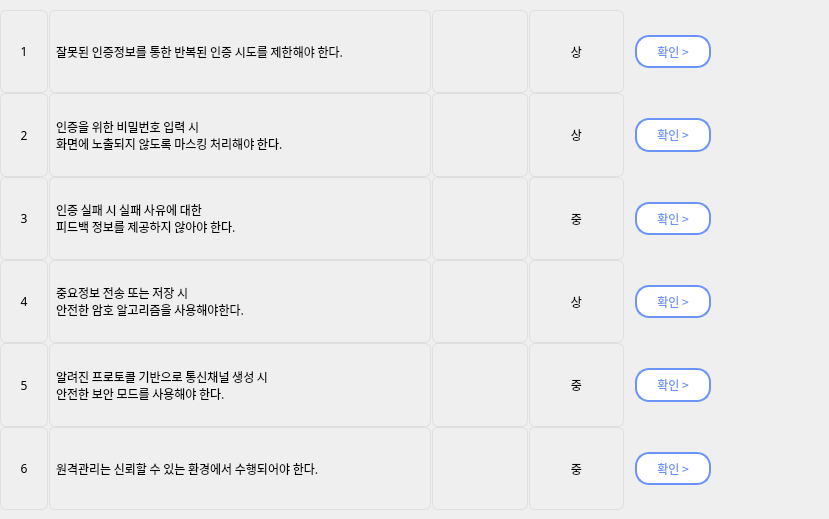
    <widget class="QWidget" name="scrollAreaWidgetContents">
     <property name="geometry">
      <rect>
       <x>0</x>
       <y>-178</y>
       <width>829</width>
       <height>519</height>
      </rect>
     </property>
     <property name="minimumSize">
      <size>
       <width>0</width>
       <height>519</height>
      </size>
     </property>
     <property name="maximumSize">
      <size>
       <width>16777215</width>
       <height>15777215</height>
      </size>
     </property>
     <property name="font">
      <font>
       <kerning>true</kerning>
      </font>
     </property>
     <widget class="QWidget" name="gridLayoutWidget_6">
      <property name="geometry">
       <rect>
        <x>0</x>
        <y>10</y>
        <width>721</width>
        <height>500</height>
       </rect>
      </property>
      <layout class="QGridLayout" name="gridLayout_10" columnstretch="1,8,2,2,2">
       <property name="sizeConstraint">
        <enum>QLayout::SetDefaultConstraint</enum>
       </property>
       <property name="leftMargin">
        <number>0</number>
       </property>
       <property name="topMargin">
        <number>0</number>
       </property>
       <property name="horizontalSpacing">
        <number>1</number>
       </property>
       <property name="verticalSpacing">
        <number>0</number>
       </property>
       <item row="2" column="3">
        <widget class="QLabel" name="label_298">
         <property name="font">
          <font>
           <family>AppleSDGothicNeoM00</family>
          </font>
         </property>
         <property name="styleSheet">
          <string notr="true">border: 1px solid rgb(223, 223, 223);
border-radius: 6px</string>
         </property>
         <property name="text">
          <string>상</string>
         </property>
         <property name="alignment">
          <set>Qt::AlignCenter</set>
         </property>
        </widget>
       </item>
       <item row="2" column="1">
        <widget class="QLabel" name="label_299">
         <property name="font">
          <font>
           <family>AppleSDGothicNeoM00</family>
          </font>
         </property>
         <property name="styleSheet">
          <string notr="true">border: 1px solid rgb(223, 223, 223);
border-radius: 6px;
padding-left: 3px;</string>
         </property>
         <property name="text">
          <string>인증을 위한 비밀번호 입력 시
화면에 노출되지 않도록 마스킹 처리해야 한다.</string>
         </property>
         <property name="alignment">
          <set>Qt::AlignLeading|Qt::AlignLeft|Qt::AlignVCenter</set>
         </property>
        </widget>
       </item>
       <item row="5" column="3">
        <widget class="QLabel" name="label_303">
         <property name="font">
          <font>
           <family>AppleSDGothicNeoM00</family>
          </font>
         </property>
         <property name="styleSheet">
          <string notr="true">border: 1px solid rgb(223, 223, 223);
border-radius: 6px</string>
         </property>
         <property name="text">
          <string>중</string>
         </property>
         <property name="alignment">
          <set>Qt::AlignCenter</set>
         </property>
        </widget>
       </item>
       <item row="4" column="4">
        <widget class="QPushButton" name="pushButton_83">
         <property name="sizePolicy">
          <sizepolicy hsizetype="Minimum" vsizetype="Minimum">
           <horstretch>0</horstretch>
           <verstretch>0</verstretch>
          </sizepolicy>
         </property>
         <property name="sizeIncrement">
          <size>
           <width>0</width>
           <height>0</height>
          </size>
         </property>
         <property name="font">
          <font>
           <family>AppleSDGothicNeoM00</family>
           <pointsize>9</pointsize>
          </font>
         </property>
         <property name="cursor">
          <cursorShape>PointingHandCursor</cursorShape>
         </property>
         <property name="layoutDirection">
          <enum>Qt::LeftToRight</enum>
         </property>
         <property name="styleSheet">
          <string notr="true">QPushButton {
            background-color : rgb(255, 255, 255);
            color : rgb(108, 147, 246);
            border: 2px solid rgb(108, 147, 246);
            margin-left:10px;
            margin-right:10px;
            margin-top:25px;
            margin-bottom:25px;
            border-radius:14px
        }
        QPushButton:hover {
            background-color : rgb(108, 147, 246);
            color : rgb(255, 255, 255);
            border: 2px solid rgb(108, 147, 246);
            margin-left:10px;
            margin-right:10px;
            margin-top:25px;
            margin-bottom:25px;
            border-radius:14px
        }</string>
         </property>
         <property name="text">
          <string>확인 &gt;</string>
         </property>
         <property name="iconSize">
          <size>
           <width>9</width>
           <height>20</height>
          </size>
         </property>
        </widget>
       </item>
       <item row="4" column="1">
        <widget class="QLabel" name="label_305">
         <property name="font">
          <font>
           <family>AppleSDGothicNeoM00</family>
          </font>
         </property>
         <property name="styleSheet">
          <string notr="true">border: 1px solid rgb(223, 223, 223);
border-radius: 6px;
padding-left: 3px;</string>
         </property>
         <property name="text">
          <string>중요정보 전송 또는 저장 시
안전한 암호 알고리즘을 사용해야한다.</string>
         </property>
         <property name="alignment">
          <set>Qt::AlignLeading|Qt::AlignLeft|Qt::AlignVCenter</set>
         </property>
        </widget>
       </item>
       <item row="6" column="3">
        <widget class="QLabel" name="label_307">
         <property name="font">
          <font>
           <family>AppleSDGothicNeoM00</family>
          </font>
         </property>
         <property name="styleSheet">
          <string notr="true">border: 1px solid rgb(223, 223, 223);
border-radius: 6px</string>
         </property>
         <property name="text">
          <string>중</string>
         </property>
         <property name="alignment">
          <set>Qt::AlignCenter</set>
         </property>
        </widget>
       </item>
       <item row="6" column="4">
        <widget class="QPushButton" name="pushButton_84">
         <property name="sizePolicy">
          <sizepolicy hsizetype="Minimum" vsizetype="Minimum">
           <horstretch>0</horstretch>
           <verstretch>0</verstretch>
          </sizepolicy>
         </property>
         <property name="sizeIncrement">
          <size>
           <width>0</width>
           <height>0</height>
          </size>
         </property>
         <property name="font">
          <font>
           <family>AppleSDGothicNeoM00</family>
           <pointsize>9</pointsize>
          </font>
         </property>
         <property name="cursor">
          <cursorShape>PointingHandCursor</cursorShape>
         </property>
         <property name="layoutDirection">
          <enum>Qt::LeftToRight</enum>
         </property>
         <property name="styleSheet">
          <string notr="true">QPushButton {
            background-color : rgb(255, 255, 255);
            color : rgb(108, 147, 246);
            border: 2px solid rgb(108, 147, 246);
            margin-left:10px;
            margin-right:10px;
            margin-top:25px;
            margin-bottom:25px;
            border-radius:14px
        }
        QPushButton:hover {
            background-color : rgb(108, 147, 246);
            color : rgb(255, 255, 255);
            border: 2px solid rgb(108, 147, 246);
            margin-left:10px;
            margin-right:10px;
            margin-top:25px;
            margin-bottom:25px;
            border-radius:14px
        }</string>
         </property>
         <property name="text">
          <string>확인 &gt;</string>
         </property>
         <property name="iconSize">
          <size>
           <width>9</width>
           <height>20</height>
          </size>
         </property>
        </widget>
       </item>
       <item row="6" column="1">
        <widget class="QLabel" name="label_308">
         <property name="font">
          <font>
           <family>AppleSDGothicNeoM00</family>
          </font>
         </property>
         <property name="styleSheet">
          <string notr="true">border: 1px solid rgb(223, 223, 223);
border-radius: 6px;
padding-left: 3px;</string>
         </property>
         <property name="text">
          <string>원격관리는 신뢰할 수 있는 환경에서 수행되어야 한다.</string>
         </property>
         <property name="alignment">
          <set>Qt::AlignLeading|Qt::AlignLeft|Qt::AlignVCenter</set>
         </property>
        </widget>
       </item>
       <item row="0" column="1">
        <widget class="QLabel" name="label_309">
         <property name="font">
          <font>
           <family>AppleSDGothicNeoM00</family>
          </font>
         </property>
         <property name="styleSheet">
          <string notr="true">border: 1px solid rgb(223, 223, 223);
border-radius: 6px;
padding-left: 3px;</string>
         </property>
         <property name="text">
          <string>잘못된 인증정보를 통한 반복된 인증 시도를 제한해야 한다.</string>
         </property>
         <property name="alignment">
          <set>Qt::AlignLeading|Qt::AlignLeft|Qt::AlignVCenter</set>
         </property>
        </widget>
       </item>
       <item row="6" column="0">
        <widget class="QLabel" name="label_310">
         <property name="font">
          <font>
           <family>AppleSDGothicNeoM00</family>
          </font>
         </property>
         <property name="styleSheet">
          <string notr="true">border: 1px solid rgb(223, 223, 223);
border-radius: 6px</string>
         </property>
         <property name="text">
          <string>6</string>
         </property>
         <property name="alignment">
          <set>Qt::AlignCenter</set>
         </property>
        </widget>
       </item>
       <item row="0" column="4">
        <layout class="QVBoxLayout" name="verticalLayout_11">
         <property name="spacing">
          <number>7</number>
         </property>
         <item>
          <widget class="QPushButton" name="pushButton_85">
           <property name="sizePolicy">
            <sizepolicy hsizetype="Minimum" vsizetype="Minimum">
             <horstretch>0</horstretch>
             <verstretch>0</verstretch>
            </sizepolicy>
           </property>
           <property name="sizeIncrement">
            <size>
             <width>0</width>
             <height>0</height>
            </size>
           </property>
           <property name="font">
            <font>
             <family>AppleSDGothicNeoM00</family>
             <pointsize>9</pointsize>
            </font>
           </property>
           <property name="cursor">
            <cursorShape>PointingHandCursor</cursorShape>
           </property>
           <property name="layoutDirection">
            <enum>Qt::LeftToRight</enum>
           </property>
           <property name="styleSheet">
            <string notr="true">QPushButton {
            background-color : rgb(255, 255, 255);
            color : rgb(108, 147, 246);
            border: 2px solid rgb(108, 147, 246);
            margin-left:10px;
            margin-right:10px;
            margin-top:25px;
            margin-bottom:25px;
            border-radius:14px
        }
        QPushButton:hover {
            background-color : rgb(108, 147, 246);
            color : rgb(255, 255, 255);
            border: 2px solid rgb(108, 147, 246);
            margin-left:10px;
            margin-right:10px;
            margin-top:25px;
            margin-bottom:25px;
            border-radius:14px
        }</string>
           </property>
           <property name="text">
            <string>확인 &gt;</string>
           </property>
           <property name="iconSize">
            <size>
             <width>9</width>
             <height>20</height>
            </size>
           </property>
          </widget>
         </item>
        </layout>
       </item>
       <item row="0" column="3">
        <widget class="QLabel" name="label_311">
         <property name="font">
          <font>
           <family>AppleSDGothicNeoM00</family>
          </font>
         </property>
         <property name="styleSheet">
          <string notr="true">border: 1px solid rgb(223, 223, 223);
border-radius: 6px</string>
         </property>
         <property name="text">
          <string>상</string>
         </property>
         <property name="alignment">
          <set>Qt::AlignCenter</set>
         </property>
        </widget>
       </item>
       <item row="3" column="1">
        <widget class="QLabel" name="label_312">
         <property name="font">
          <font>
           <family>AppleSDGothicNeoM00</family>
          </font>
         </property>
         <property name="styleSheet">
          <string notr="true">border: 1px solid rgb(223, 223, 223);
border-radius: 6px;
padding-left: 3px;</string>
         </property>
         <property name="text">
          <string>인증 실패 시 실패 사유에 대한
피드백 정보를 제공하지 않아야 한다.</string>
         </property>
         <property name="alignment">
          <set>Qt::AlignLeading|Qt::AlignLeft|Qt::AlignVCenter</set>
         </property>
        </widget>
       </item>
       <item row="3" column="0">
        <widget class="QLabel" name="label_313">
         <property name="font">
          <font>
           <family>AppleSDGothicNeoM00</family>
          </font>
         </property>
         <property name="styleSheet">
          <string notr="true">border: 1px solid rgb(223, 223, 223);
border-radius: 6px</string>
         </property>
         <property name="text">
          <string>3</string>
         </property>
         <property name="alignment">
          <set>Qt::AlignCenter</set>
         </property>
        </widget>
       </item>
       <item row="4" column="0">
        <widget class="QLabel" name="label_314">
         <property name="font">
          <font>
           <family>AppleSDGothicNeoM00</family>
          </font>
         </property>
         <property name="styleSheet">
          <string notr="true">border: 1px solid rgb(223, 223, 223);
border-radius: 6px</string>
         </property>
         <property name="text">
          <string>4</string>
         </property>
         <property name="alignment">
          <set>Qt::AlignCenter</set>
         </property>
        </widget>
       </item>
       <item row="2" column="0">
        <widget class="QLabel" name="label_315">
         <property name="font">
          <font>
           <family>AppleSDGothicNeoM00</family>
          </font>
         </property>
         <property name="styleSheet">
          <string notr="true">border: 1px solid rgb(223, 223, 223);
border-radius: 6px</string>
         </property>
         <property name="text">
          <string>2</string>
         </property>
         <property name="alignment">
          <set>Qt::AlignCenter</set>
         </property>
        </widget>
       </item>
       <item row="5" column="0">
        <widget class="QLabel" name="label_316">
         <property name="font">
          <font>
           <family>AppleSDGothicNeoM00</family>
          </font>
         </property>
         <property name="styleSheet">
          <string notr="true">border: 1px solid rgb(223, 223, 223);
border-radius: 6px</string>
         </property>
         <property name="text">
          <string>5</string>
         </property>
         <property name="alignment">
          <set>Qt::AlignCenter</set>
         </property>
        </widget>
       </item>
       <item row="4" column="3">
        <widget class="QLabel" name="label_317">
         <property name="font">
          <font>
           <family>AppleSDGothicNeoM00</family>
          </font>
         </property>
         <property name="styleSheet">
          <string notr="true">border: 1px solid rgb(223, 223, 223);
border-radius: 6px</string>
         </property>
         <property name="text">
          <string>상</string>
         </property>
         <property name="alignment">
          <set>Qt::AlignCenter</set>
         </property>
        </widget>
       </item>
       <item row="2" column="4">
        <widget class="QPushButton" name="pushButton_86">
         <property name="sizePolicy">
          <sizepolicy hsizetype="Minimum" vsizetype="Minimum">
           <horstretch>0</horstretch>
           <verstretch>0</verstretch>
          </sizepolicy>
         </property>
         <property name="sizeIncrement">
          <size>
           <width>0</width>
           <height>0</height>
          </size>
         </property>
         <property name="font">
          <font>
           <family>AppleSDGothicNeoM00</family>
           <pointsize>9</pointsize>
          </font>
         </property>
         <property name="cursor">
          <cursorShape>PointingHandCursor</cursorShape>
         </property>
         <property name="layoutDirection">
          <enum>Qt::LeftToRight</enum>
         </property>
         <property name="styleSheet">
          <string notr="true">QPushButton {
            background-color : rgb(255, 255, 255);
            color : rgb(108, 147, 246);
            border: 2px solid rgb(108, 147, 246);
            margin-left:10px;
            margin-right:10px;
            margin-top:25px;
            margin-bottom:25px;
            border-radius:14px
        }
        QPushButton:hover {
            background-color : rgb(108, 147, 246);
            color : rgb(255, 255, 255);
            border: 2px solid rgb(108, 147, 246);
            margin-left:10px;
            margin-right:10px;
            margin-top:25px;
            margin-bottom:25px;
            border-radius:14px
        }</string>
         </property>
         <property name="text">
          <string>확인 &gt;</string>
         </property>
         <property name="iconSize">
          <size>
           <width>9</width>
           <height>20</height>
          </size>
         </property>
        </widget>
       </item>
       <item row="3" column="3">
        <widget class="QLabel" name="label_318">
         <property name="font">
          <font>
           <family>AppleSDGothicNeoM00</family>
          </font>
         </property>
         <property name="styleSheet">
          <string notr="true">border: 1px solid rgb(223, 223, 223);
border-radius: 6px</string>
         </property>
         <property name="text">
          <string>중</string>
         </property>
         <property name="alignment">
          <set>Qt::AlignCenter</set>
         </property>
        </widget>
       </item>
       <item row="3" column="4">
        <widget class="QPushButton" name="pushButton_87">
         <property name="sizePolicy">
          <sizepolicy hsizetype="Minimum" vsizetype="Minimum">
           <horstretch>0</horstretch>
           <verstretch>0</verstretch>
          </sizepolicy>
         </property>
         <property name="sizeIncrement">
          <size>
           <width>0</width>
           <height>0</height>
          </size>
         </property>
         <property name="font">
          <font>
           <family>AppleSDGothicNeoM00</family>
           <pointsize>9</pointsize>
          </font>
         </property>
         <property name="cursor">
          <cursorShape>PointingHandCursor</cursorShape>
         </property>
         <property name="layoutDirection">
          <enum>Qt::LeftToRight</enum>
         </property>
         <property name="styleSheet">
          <string notr="true">QPushButton {
            background-color : rgb(255, 255, 255);
            color : rgb(108, 147, 246);
            border: 2px solid rgb(108, 147, 246);
            margin-left:10px;
            margin-right:10px;
            margin-top:25px;
            margin-bottom:25px;
            border-radius:14px
        }
        QPushButton:hover {
            background-color : rgb(108, 147, 246);
            color : rgb(255, 255, 255);
            border: 2px solid rgb(108, 147, 246);
            margin-left:10px;
            margin-right:10px;
            margin-top:25px;
            margin-bottom:25px;
            border-radius:14px
        }</string>
         </property>
         <property name="text">
          <string>확인 &gt;</string>
         </property>
         <property name="iconSize">
          <size>
           <width>9</width>
           <height>20</height>
          </size>
         </property>
        </widget>
       </item>
       <item row="5" column="4">
        <widget class="QPushButton" name="pushButton_88">
         <property name="sizePolicy">
          <sizepolicy hsizetype="Minimum" vsizetype="Minimum">
           <horstretch>0</horstretch>
           <verstretch>0</verstretch>
          </sizepolicy>
         </property>
         <property name="sizeIncrement">
          <size>
           <width>0</width>
           <height>0</height>
          </size>
         </property>
         <property name="font">
          <font>
           <family>AppleSDGothicNeoM00</family>
           <pointsize>9</pointsize>
          </font>
         </property>
         <property name="cursor">
          <cursorShape>PointingHandCursor</cursorShape>
         </property>
         <property name="layoutDirection">
          <enum>Qt::LeftToRight</enum>
         </property>
         <property name="styleSheet">
          <string notr="true">QPushButton {
            background-color : rgb(255, 255, 255);
            color : rgb(108, 147, 246);
            border: 2px solid rgb(108, 147, 246);
            margin-left:10px;
            margin-right:10px;
            margin-top:25px;
            margin-bottom:25px;
            border-radius:14px
        }
        QPushButton:hover {
            background-color : rgb(108, 147, 246);
            color : rgb(255, 255, 255);
            border: 2px solid rgb(108, 147, 246);
            margin-left:10px;
            margin-right:10px;
            margin-top:25px;
            margin-bottom:25px;
            border-radius:14px
        }</string>
         </property>
         <property name="text">
          <string>확인 &gt;</string>
         </property>
         <property name="iconSize">
          <size>
           <width>9</width>
           <height>20</height>
          </size>
         </property>
        </widget>
       </item>
       <item row="5" column="1">
        <widget class="QLabel" name="label_320">
         <property name="font">
          <font>
           <family>AppleSDGothicNeoM00</family>
          </font>
         </property>
         <property name="styleSheet">
          <string notr="true">border: 1px solid rgb(223, 223, 223);
border-radius: 6px;
padding-left: 3px;</string>
         </property>
         <property name="text">
          <string>알려진 프로토콜 기반으로 통신채널 생성 시
안전한 보안 모드를 사용해야 한다.</string>
         </property>
         <property name="alignment">
          <set>Qt::AlignLeading|Qt::AlignLeft|Qt::AlignVCenter</set>
         </property>
        </widget>
       </item>
       <item row="0" column="0">
        <widget class="QLabel" name="label_321">
         <property name="font">
          <font>
           <family>AppleSDGothicNeoM00</family>
          </font>
         </property>
         <property name="styleSheet">
          <string notr="true">border: 1px solid rgb(223, 223, 223);
border-radius: 6px</string>
         </property>
         <property name="text">
          <string>1</string>
         </property>
         <property name="alignment">
          <set>Qt::AlignCenter</set>
         </property>
        </widget>
       </item>
       <item row="0" column="2">
        <widget class="QLabel" name="label_36">
         <property name="styleSheet">
          <string notr="true">border: 1px solid rgb(223, 223, 223);
border-radius: 6px;</string>
         </property>
         <property name="text">
          <string/>
         </property>
         <property name="pixmap">
          <pixmap>done.png</pixmap>
         </property>
        </widget>
       </item>
       <item row="3" column="2">
        <widget class="QLabel" name="label_37">
         <property name="styleSheet">
          <string notr="true">border: 1px solid rgb(223, 223, 223);
border-radius: 6px;</string>
         </property>
         <property name="text">
          <string/>
         </property>
         <property name="pixmap">
          <pixmap>done.png</pixmap>
         </property>
        </widget>
       </item>
       <item row="4" column="2">
        <widget class="QLabel" name="label_38">
         <property name="styleSheet">
          <string notr="true">border: 1px solid rgb(223, 223, 223);
border-radius: 6px;</string>
         </property>
         <property name="text">
          <string/>
         </property>
         <property name="pixmap">
          <pixmap>done.png</pixmap>
         </property>
        </widget>
       </item>
       <item row="5" column="2">
        <widget class="QLabel" name="label_39">
         <property name="styleSheet">
          <string notr="true">border: 1px solid rgb(223, 223, 223);
border-radius: 6px;</string>
         </property>
         <property name="text">
          <string/>
         </property>
         <property name="pixmap">
          <pixmap>done.png</pixmap>
         </property>
        </widget>
       </item>
       <item row="6" column="2">
        <widget class="QLabel" name="label_40">
         <property name="styleSheet">
          <string notr="true">border: 1px solid rgb(223, 223, 223);
border-radius: 6px;</string>
         </property>
         <property name="text">
          <string/>
         </property>
         <property name="pixmap">
          <pixmap>danger.png</pixmap>
         </property>
        </widget>
       </item>
       <item row="2" column="2">
        <widget class="QLabel" name="label_41">
         <property name="styleSheet">
          <string notr="true">border: 1px solid rgb(223, 223, 223);
border-radius: 6px;</string>
         </property>
         <property name="text">
          <string/>
         </property>
         <property name="pixmap">
          <pixmap>danger.png</pixmap>
         </property>
        </widget>
       </item>
      </layout>
     </widget>
    </widget>
